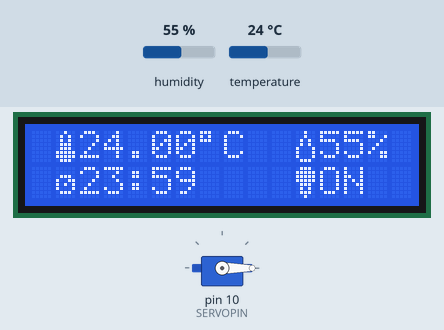
This sketch was run on a simulated Arduino Uno, built with avr-gcc and run on an emulated ATmega328P. Parts: 16×2 character LCD, servo. The inputs (shaded band) are chosen by the test bench; at power-on: temperature 24 °C, humidity 55 %. The local clock reads 2024-03-15 10:24:30 at power-on unless the sketch sets it; what the sketch prints to the serial monitor is not drawn.

Above: at 1.7 s.
1.8 s: temperature set to 41 °C
At 4.2 s:
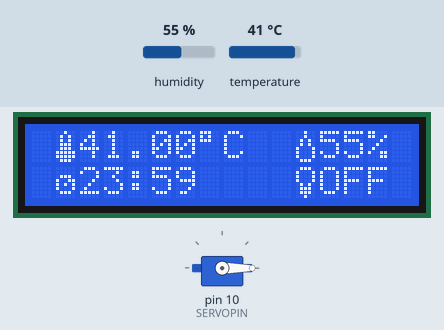
4.8 s: temperature set to 2 °C
At 6.1 s:
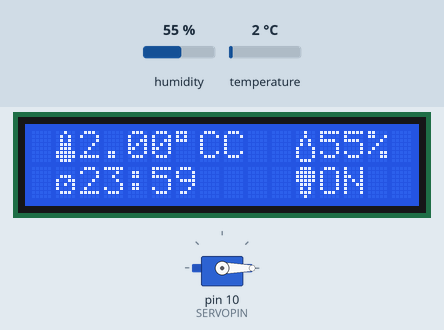
7.8 s: humidity set to 22 %
At 10.0 s:
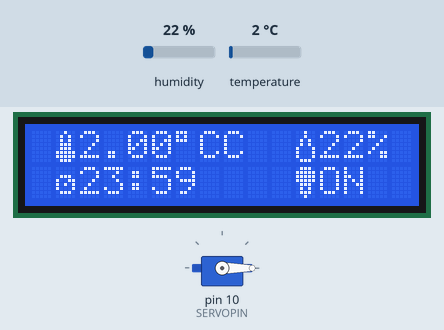
10.9 s: temperature set to 8 °C
At 17.2 s:
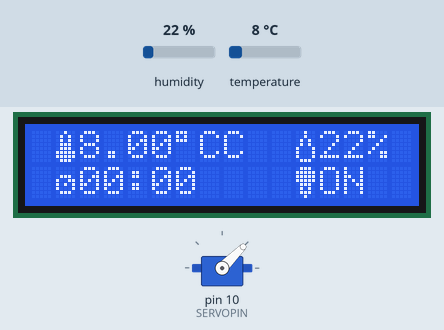
17.4 s: temperature set to 11 °C
At 19.2 s:
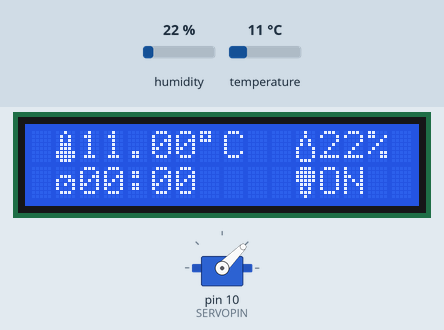
20.4 s: temperature set to 38 °C
At 21.2 s:
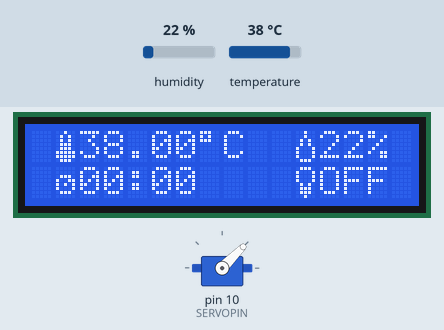
Timing chart, 0 to 23.4 s (numbered marks = the images above; inputs shaded):
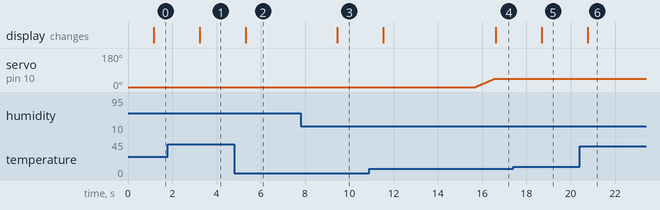

The sketch:

chocadeira.ino
```cpp
#include "DHT.h" // Use version 1.4.2 of DHT Sensor Library
#include "RTClib.h" // Use version 1.2.0 RTClib
// Also, I installed version 1.0.2 of Adafruit Unified Sensor
#include <Wire.h>
#include <LiquidCrystal_I2C.h>
#include <Servo.h>

#define DHTPIN 6
#define DHTTYPE DHT11
#define SERVOPIN 10
#define DELAYSERVO 20
#define LAMPPIN 13

void showSerialMonitor(float T, float H, DateTime now, int L);
void showLDC(float T, int H, DateTime now, int L);

LiquidCrystal_I2C lcd(0x27,16,2);
RTC_DS3231 rtc;
Servo myServo;
DHT dht(DHTPIN, DHTTYPE);
float position = 0;
int day_one;

byte waterDrop[] = {
  B00100,
  B00100,
  B01010,
  B01010,
  B10001,
  B10001,
  B10001,
  B01110
};

byte thermometer[] = {
  B00100,
  B01010,
  B01010,
  B01110,
  B01110,
  B11111,
  B11111,
  B01110
};

byte clk[] = {
  B00000,
  B00000,
  B01110,
  B10011,
  B10101,
  B10001,
  B01110,
  B00000
};

byte lampOff[] = {
  B01110,
  B10001,
  B10001,
  B10001,
  B01010,
  B01110,
  B01110,
  B00100
};

byte lampOn[] = {
  B01110,
  B11111,
  B11111,
  B11111,
  B01110,
  B01010,
  B01110,
  B00100
};

void setup(){

  Serial.begin(9600);
  lcd.init();
  lcd.backlight();
  lcd.clear();
  lcd.createChar(0, thermometer);
  lcd.createChar(1, waterDrop);
  lcd.createChar(3, clk);
  lcd.createChar(4, lampOff);
  lcd.createChar(5, lampOn);
  dht.begin();
  myServo.attach(SERVOPIN);
  myServo.write(position);

  if (!rtc.begin()){
    Serial.println("Couldn't find RTC");
    return;
  }

  //  rtc.adjust(DateTime(F(__DATE__), F(__TIME__)));
  rtc.adjust(DateTime(2023, 12, 18, 23, 59, 45));
  DateTime now = rtc.now();
  day_one = now.day();

}

void loop(){

  delay(1000);
  DateTime now = rtc.now();

  int last = 21;
  int new_day = now.day();

  if(new_day != day_one){
    Serial.print("Last: ");
    Serial.println(last);
    Serial.print("Past day: ");
    Serial.println(day_one);
    last = last - 1;
    day_one = new_day;
    Serial.print("New day: ");
    Serial.println(day_one);
    Serial.print("Last: ");
    Serial.println(last);
    Serial.println();
  }

  int lamp = 0;
  float hum = dht.readHumidity();
  float temp = dht.readTemperature(false); // Set true for Fahrenheit
  int currentHour = now.hour();
  int currentMinute = now.minute();
  int currentSecond = now.second();

  if (isnan(hum) || isnan(temp)){
    Serial.println(F("Failed to read from DHT sensor!"));
    return;
  }

  if (last >= 3){
    if (temp <= 37.4){
      digitalWrite(LAMPPIN, HIGH);
      lamp = 1;
    }
    else if (temp >= 37.8){
      digitalWrite(LAMPPIN, LOW);
      lamp = 0;
    }
  }
  else{
    if (temp <= 36.4){
      digitalWrite(LAMPPIN, HIGH);
      lamp = 1;
    }
    else if (temp >= 36.8){
      digitalWrite(LAMPPIN, LOW);
      lamp = 0;
    }
  }

  int startAngles[] = {0, 45, 90, 135, 180, 135, 90, 45};
  int endAngles[] = {45, 90, 135, 180, 135, 90, 45, 0};

  if (last >= 3){
    for (int i = 0; i < 8; ++i){
      if (currentHour == i * 3 && currentMinute == 0 && currentSecond == 0){
        moveServo(&startAngles[i], &endAngles[i], 1);
        break;
      }
    }
  }

  showSerialMonitor(temp, hum, now, lamp);
  showLDC(temp, hum, now, lamp);

}

void showSerialMonitor(float T, float H, DateTime now, int L){

  Serial.print("Lamp: ");
  Serial.println(L);
  Serial.print("Temperature: ");
  Serial.print(T);
  Serial.println(" C");
  Serial.print("Humidity: ");
  Serial.print(H);
  Serial.println("%");

  int hour = now.hour();
  int minute = now.minute();

  Serial.print("Hour: ");

  if(hour < 10)
    Serial.print("0");

  Serial.print(hour, DEC);
  Serial.print(":");

  if(minute < 10)
    Serial.print("0");

  Serial.println(minute, DEC);
  Serial.println();

}

void showLDC(float T, int H, DateTime now, int L){

  lcd.setCursor(1, 0);
  lcd.write(byte(0));
  lcd.print(T);
  lcd.write(byte(223));
  lcd.print("C");

  lcd.setCursor(11, 0);
  lcd.write(byte(1));
  lcd.print(H);
  lcd.print("%");

  lcd.setCursor(1, 1);
  lcd.write(byte(3));

  int hour = now.hour();
  int minute = now.minute();

  if(hour < 10)
    lcd.print("0");

  lcd.print(hour, DEC);
  lcd.print(":");

  if(minute < 10)
    lcd.print("0");

  lcd.print(minute, DEC);

  lcd.setCursor(11, 1);
  if(!L){
    lcd.write(byte(4));
    lcd.print("OFF");
  }
  else{
    lcd.write(byte(5));
    lcd.print("ON ");
  }

}

void moveServo(int *start, int *end, int increment){

  if (*start < *end){
    for (int position = *start; position <= *end; position += increment){
      myServo.write(position);
      delay(DELAYSERVO);
    }
  }
  else{
    for (int position = *start; position >= *end; position -= increment){
      myServo.write(position);
      delay(DELAYSERVO);
    }
  }

}
```

Measured:
- the behaviour switches between 9 and 10 °C on temperature (found by bisection; images 4 and 5)
- after the input at 1.8 s, the display: changes after 1.4 s (image 1)
- after the input at 4.8 s, the display: changes after 0.51 s (image 2)
- after the input at 7.8 s, the display: changes after 1.7 s (image 3)
- after the input at 10.9 s, the display: first changes after 0.64 s (image 4 shows a later state)
- after the input at 17.4 s, the display: changes after 1.3 s (image 5)
- after the input at 20.4 s, the display: changes after 0.37 s (image 6)
